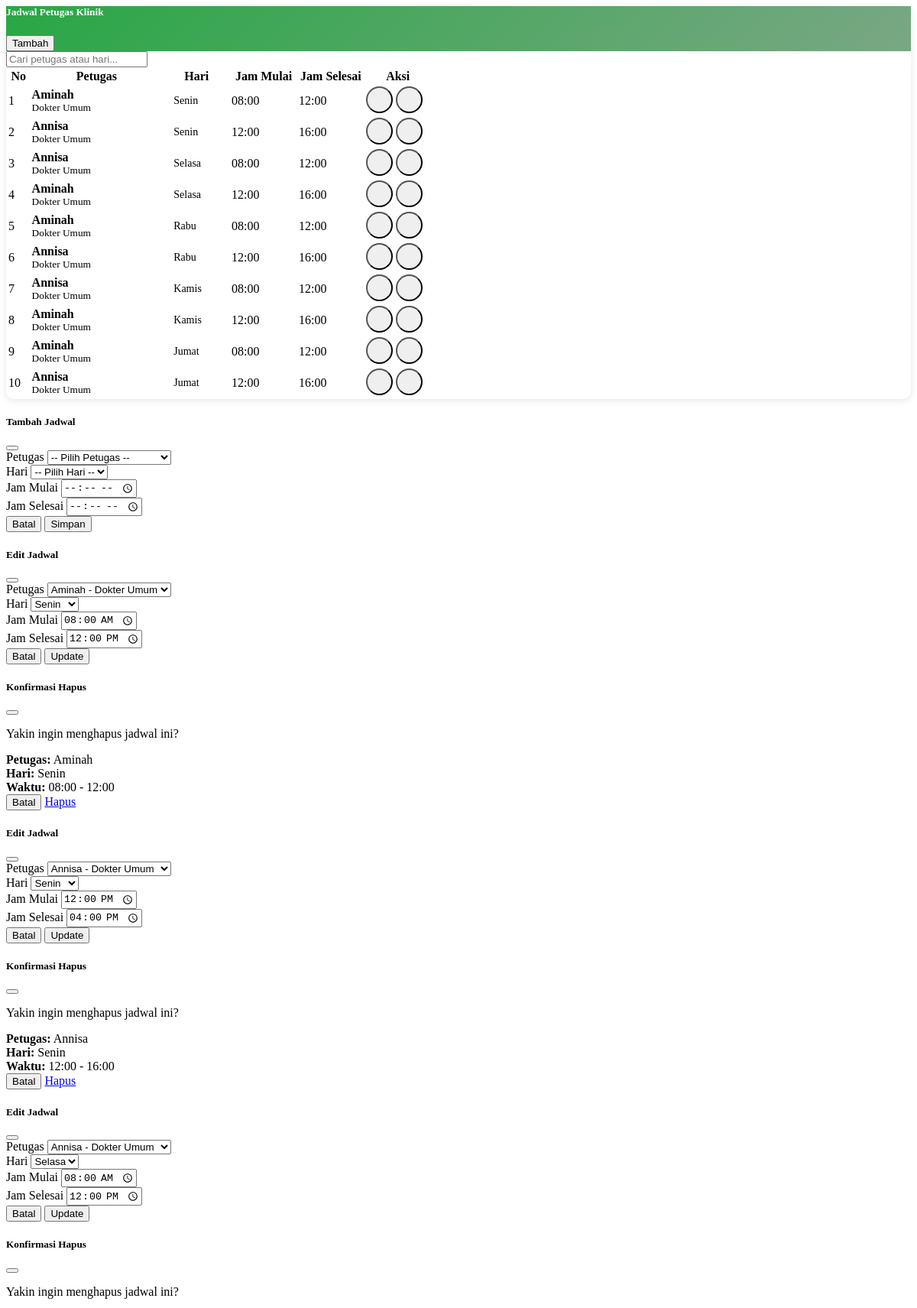
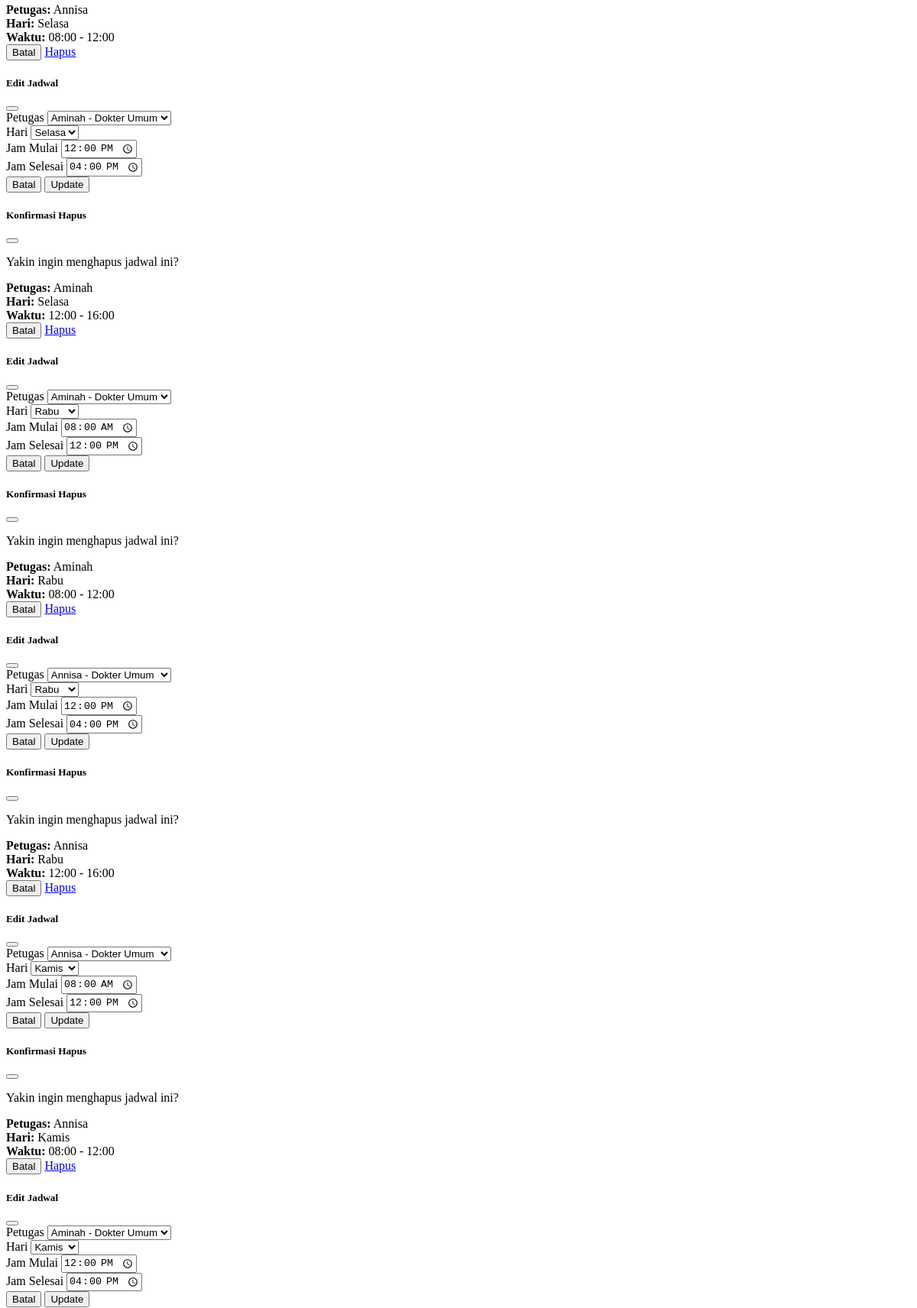
Screenshot of /jadwal_petugas.php (upper part) with the database file from the repository (2 pictures, top to bottom).
### tables this page shows
CREATE TABLE `jadwal_petugas_klinik` (
  `id_jadwal` int(11) NOT NULL,
  `id_petugas` varchar(50) NOT NULL,
  `hari` varchar(20) NOT NULL,
  `jam_mulai` time NOT NULL,
  `jam_selesai` time NOT NULL
);

CREATE TABLE `petugas_klinik` (
  `id_petugas` varchar(50) NOT NULL,
  `nama` varchar(100) DEFAULT NULL,
  `jenis_kelamin` enum('Laki-laki','Perempuan') DEFAULT NULL,
  `spesialis` varchar(100) DEFAULT NULL,
  `no_hp` varchar(20) DEFAULT NULL,
  `alamat` text DEFAULT NULL
);

### jadwal_petugas.php (the view, shortened to what this page needs)
<?php
include "proses/connect.php";
$query = mysqli_query($conn, "
    SELECT j.*, pk.nama as nama_petugas, pk.spesialis
    FROM jadwal_petugas_klinik j
    INNER JOIN petugas_klinik pk ON j.id_petugas = pk.id_petugas
    ORDER BY FIELD(j.hari, 'Senin', 'Selasa', 'Rabu', 'Kamis', 'Jumat'), j.jam_mulai
");
$query_petugas = mysqli_query($conn, "SELECT id_petugas, nama, spesialis FROM petugas_klinik ORDER BY nama");
$petugas_list = mysqli_fetch_all($query_petugas, MYSQLI_ASSOC);
$hari_options = ['Senin', 'Selasa', 'Rabu', 'Kamis', 'Jumat'];
$day_colors = [
    'Senin' => 'primary', 'Selasa' => 'success', 'Rabu' => 'warning',
    'Kamis' => 'info', 'Jumat' => 'danger', 'Sabtu' => 'secondary', 'Minggu' => 'dark'
];
?>
<div class="col-lg-9 mt-2">
    <div class="card">
        <div class="card-header">
            <div class="d-flex justify-content-between align-items-center">
                <h5 class="mb-0"><i class="bi bi-calendar-week"></i> Jadwal Petugas Klinik</h5>
                <button class="btn btn-light btn-sm" data-bs-toggle="modal" data-bs-target="#ModalTambah">
                    <i class="bi bi-plus-circle"></i> Tambah
                </button>
            </div>
        </div>
        <div class="card-body">
            <div class="mb-3">
                <input type="text" class="form-control search-box" id="searchJadwal"
                       placeholder="Cari petugas atau hari...">
            </div>
            <?php if (mysqli_num_rows($query) == 0): ?>
                <div class="text-center py-5">
                    <i class="bi bi-calendar-x fs-1 text-muted"></i>
                    <p class="text-muted mt-2">Belum ada jadwal</p>
                </div>
            <?php else: ?>
                <div class="table-responsive">
                    <table class="table table-hover">
                        <thead class="table-light">
                            <tr>
                                <th width="5%">No</th>
                                <th width="30%">Petugas</th>
                                <th width="15%">Hari</th>
                                <th width="15%">Jam Mulai</th>
                                <th width="15%">Jam Selesai</th>
                                <th width="15%">Aksi</th>
                            </tr>
                        </thead>
                        <tbody>
                            <?php
                            $no = 1;
                            while ($row = mysqli_fetch_assoc($query)):
                                $badge_color = $day_colors[$row['hari']] ?? 'secondary';
                            ?>
                            <tr>
                                <td><?= $no++ ?></td>
                                <td>
                                    <strong><?= htmlspecialchars($row['nama_petugas']) ?></strong><br>
                                    <small class="text-muted"><?= htmlspecialchars($row['spesialis']) ?></small>
                                </td>
                                <td>
                                    <span class="badge bg-<?= $badge_color ?> day-badge">
                                        <?= $row['hari'] ?>
                                    </span>
                                </td>
                                <td><?= substr($row['jam_mulai'], 0, 5) ?></td>
                                <td><?= substr($row['jam_selesai'], 0, 5) ?></td>
                                <td>
                                    <button class="btn btn-warning btn-sm action-btn me-1"
                                            data-bs-toggle="modal"
                                            data-bs-target="#ModalEdit<?= $row['id_jadwal'] ?>"
                                            title="Edit">
                                    </button>
                                    <button class="btn btn-danger btn-sm action-btn"
                                            data-bs-toggle="modal"
                                            data-bs-target="#ModalHapus<?= $row['id_jadwal'] ?>"
                                            title="Hapus">
                                    </button>
                                </td>
                            </tr>
                            <?php endwhile; ?>
                        </tbody>
                    </table>
                </div>
            <?php endif; ?>
        </div>
    </div>
</div>
<div class="modal fade" id="ModalTambah" tabindex="-1">
    <div class="modal-dialog">
        <div class="modal-content">
            <div class="modal-header">
                <h5 class="modal-title">Tambah Jadwal</h5>
                <button type="button" class="btn-close" data-bs-dismiss="modal"></button>
            </div>
            <form action="proses/proses_tambah_jadwal.php" method="POST">
                <div class="modal-body">
                    <div class="mb-3">
                        <label class="form-label">Petugas</label>
                        <select class="form-select" name="id_petugas" required>
                            <option value="">-- Pilih Petugas --</option>
                        </select>
                    </div>
                    <div class="mb-3">
                        <label class="form-label">Hari</label>
                        <select class="form-select" name="hari" required>
                            <option value="">-- Pilih Hari --</option>
                        </select>
                    </div>
                    <div class="row">
                        <div class="col-md-6 mb-3">
                            <label class="form-label">Jam Mulai</label>
                            <input type="time" class="form-control" name="jam_mulai" required>
                        </div>
                        <div class="col-md-6 mb-3">
                            <label class="form-label">Jam Selesai</label>
                            <input type="time" class="form-control" name="jam_selesai" required>
                        </div>
                    </div>
                </div>
                <div class="modal-footer">
                    <button type="button" class="btn btn-secondary" data-bs-dismiss="modal">Batal</button>
                    <button type="submit" class="btn btn-primary" name="tambah_jadwal">Simpan</button>
                </div>
            </form>
        </div>
    </div>
</div>
<?php
mysqli_data_seek($query, 0);
while ($row = mysqli_fetch_assoc($query)):
?>
<div class="modal fade" id="ModalEdit<?= $row['id_jadwal'] ?>" tabindex="-1">
    <div class="modal-dialog">
        <div class="modal-content">
            <div class="modal-header">
                <h5 class="modal-title">Edit Jadwal</h5>
                <button type="button" class="btn-close" data-bs-dismiss="modal"></button>
            </div>
            <form action="proses/proses_edit_jadwal.php" method="POST">
                <div class="modal-body">
                    <div class="mb-3">
                        <label class="form-label">Petugas</label>
                        <select class="form-select" name="id_petugas" required>
                            <?php foreach ($petugas_list as $p): ?>
                                <option value="<?= $p['id_petugas'] ?>"
                                        <?= $p['id_petugas'] == $row['id_petugas'] ? 'selected' : '' ?>>
                                    <?= htmlspecialchars($p['nama']) ?> - <?= htmlspecialchars($p['spesialis']) ?>
                                </option>
                            <?php endforeach; ?>
                        </select>
                    </div>
                    <div class="mb-3">
                        <label class="form-label">Hari</label>
                        <select class="form-select" name="hari" required>
                            <?php foreach ($hari_options as $hari): ?>
                                <option value="<?= $hari ?>" <?= $hari == $row['hari'] ? 'selected' : '' ?>>
                                    <?= $hari ?>
                                </option>
                            <?php endforeach; ?>
                        </select>
                    </div>
                    <div class="row">
                        <div class="col-md-6 mb-3">
                            <label class="form-label">Jam Mulai</label>
                            <input type="time" class="form-control" name="jam_mulai"
                                   value="<?= substr($row['jam_mulai'], 0, 5) ?>" required>
                        </div>
                        <div class="col-md-6 mb-3">
                            <label class="form-label">Jam Selesai</label>
                            <input type="time" class="form-control" name="jam_selesai"
                                   value="<?= substr($row['jam_selesai'], 0, 5) ?>" required>
                        </div>
                    </div>
                </div>
                <div class="modal-footer">
                    <button type="button" class="btn btn-secondary" data-bs-dismiss="modal">Batal</button>
                    <button type="submit" class="btn btn-warning" name="edit_jadwal">Update</button>
                </div>
            </form>
        </div>
    </div>
</div>
<div class="modal fade" id="ModalHapus<?= $row['id_jadwal'] ?>" tabindex="-1">
    <div class="modal-dialog">
        <div class="modal-content">
            <div class="modal-header bg-danger text-white">
                <h5 class="modal-title">Konfirmasi Hapus</h5>
                <button type="button" class="btn-close btn-close-white" data-bs-dismiss="modal"></button>
            </div>
            <div class="modal-body">
                <p>Yakin ingin menghapus jadwal ini?</p>
                <div class="alert alert-warning">
                    <strong>Petugas:</strong> <?= htmlspecialchars($row['nama_petugas']) ?><br>
                    <strong>Hari:</strong> <?= $row['hari'] ?><br>
                    <strong>Waktu:</strong> <?= substr($row['jam_mulai'], 0, 5) ?> - <?= substr($row['jam_selesai'], 0, 5) ?>
                </div>
            </div>
            <div class="modal-footer">
                <button type="button" class="btn btn-secondary" data-bs-dismiss="modal">Batal</button>
                <a href="proses/proses_hapus_jadwal.php?id=<?= $row['id_jadwal'] ?>"
                   class="btn btn-danger">Hapus</a>
            </div>
        </div>
    </div>
</div>
<?php endwhile; ?>

### jadwal_petugas.php (style rules this page uses)
.card { border-radius: 10px; box-shadow: 0 2px 10px rgba(0,0,0,0.1); }
.card-header { background: linear-gradient(135deg, #28a745 0%, #7aa784ff 100%); color: white; }
.table td, .table th { vertical-align: middle; }
.day-badge { padding: 5px 12px; border-radius: 20px; font-size: 0.875rem; }
.action-btn { width: 35px; height: 35px; border-radius: 50%; padding: 0; }
.search-box { max-width: 400px; }

### rows the page displays
jadwal_petugas_klinik: id_petugas.nama "Aminah", id_petugas.spesialis "Dokter Umum", hari "Senin", jam_mulai "08:00", jam_selesai "12:00", id_petugas "Aminah - Dokter Umum"
jadwal_petugas_klinik: id_petugas.nama "Annisa", id_petugas.spesialis "Dokter Umum", hari "Senin", jam_mulai "12:00", jam_selesai "16:00", id_petugas "Annisa - Dokter Umum"
jadwal_petugas_klinik: id_petugas.nama "Annisa", id_petugas.spesialis "Dokter Umum", hari "Selasa", jam_mulai "08:00", jam_selesai "12:00", id_petugas "Annisa - Dokter Umum"
jadwal_petugas_klinik: id_petugas.nama "Aminah", id_petugas.spesialis "Dokter Umum", hari "Selasa", jam_mulai "12:00", jam_selesai "16:00", id_petugas "Aminah - Dokter Umum"
jadwal_petugas_klinik: id_petugas.nama "Aminah", id_petugas.spesialis "Dokter Umum", hari "Rabu", jam_mulai "08:00", jam_selesai "12:00", id_petugas "Aminah - Dokter Umum"
jadwal_petugas_klinik: id_petugas.nama "Annisa", id_petugas.spesialis "Dokter Umum", hari "Rabu", jam_mulai "12:00", jam_selesai "16:00", id_petugas "Annisa - Dokter Umum"
jadwal_petugas_klinik: id_petugas.nama "Annisa", id_petugas.spesialis "Dokter Umum", hari "Kamis", jam_mulai "08:00", jam_selesai "12:00", id_petugas "Annisa - Dokter Umum"
jadwal_petugas_klinik: id_petugas.nama "Aminah", id_petugas.spesialis "Dokter Umum", hari "Kamis", jam_mulai "12:00", jam_selesai "16:00", id_petugas "Aminah - Dokter Umum"
jadwal_petugas_klinik: id_petugas.nama "Aminah", id_petugas.spesialis "Dokter Umum", hari "Jumat", jam_mulai "08:00", jam_selesai "12:00"
jadwal_petugas_klinik: id_petugas.nama "Annisa", id_petugas.spesialis "Dokter Umum", hari "Jumat", jam_mulai "12:00", jam_selesai "16:00"
